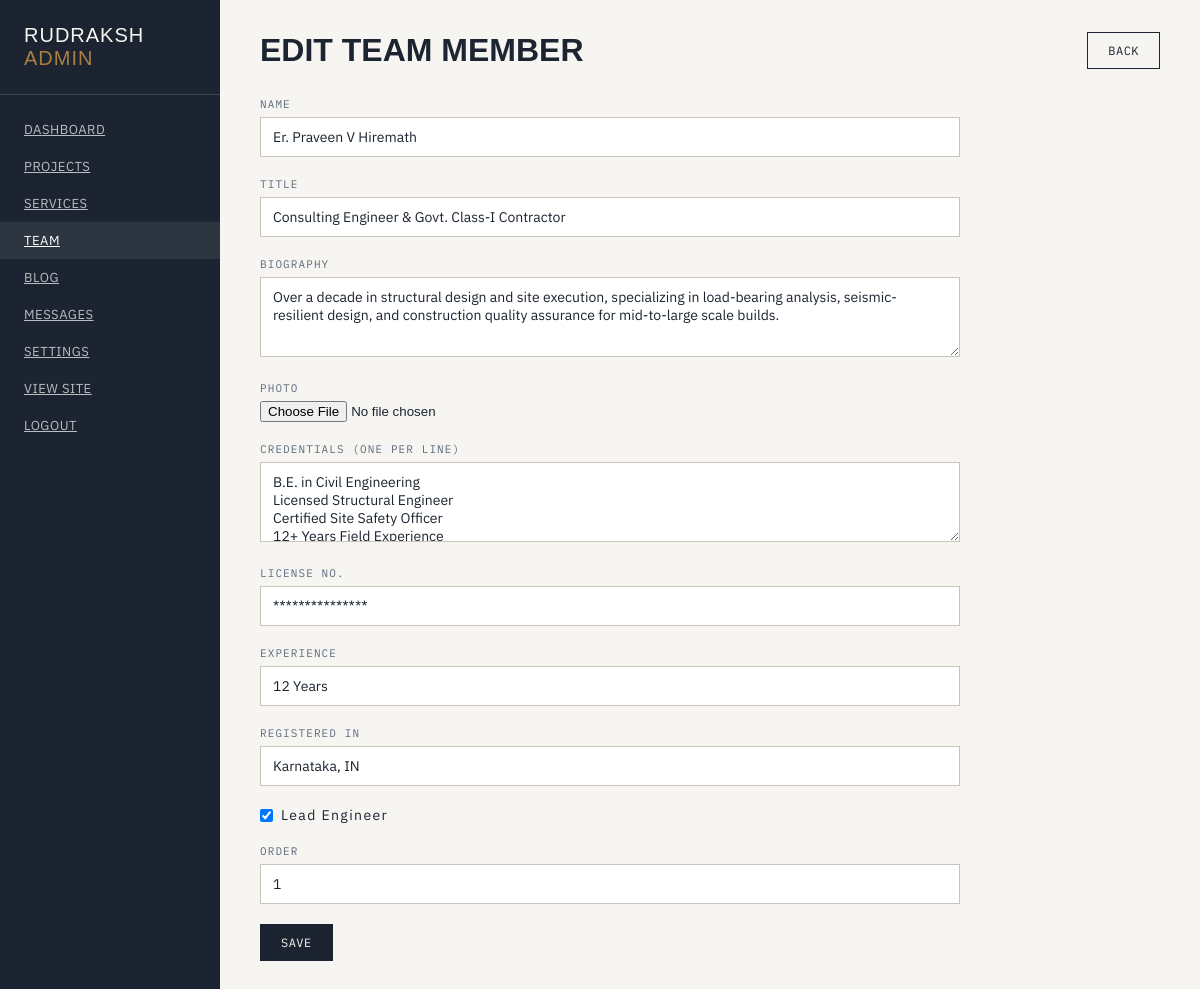
Page /admin/team/edit/1 (signed in) on the earlier database version.
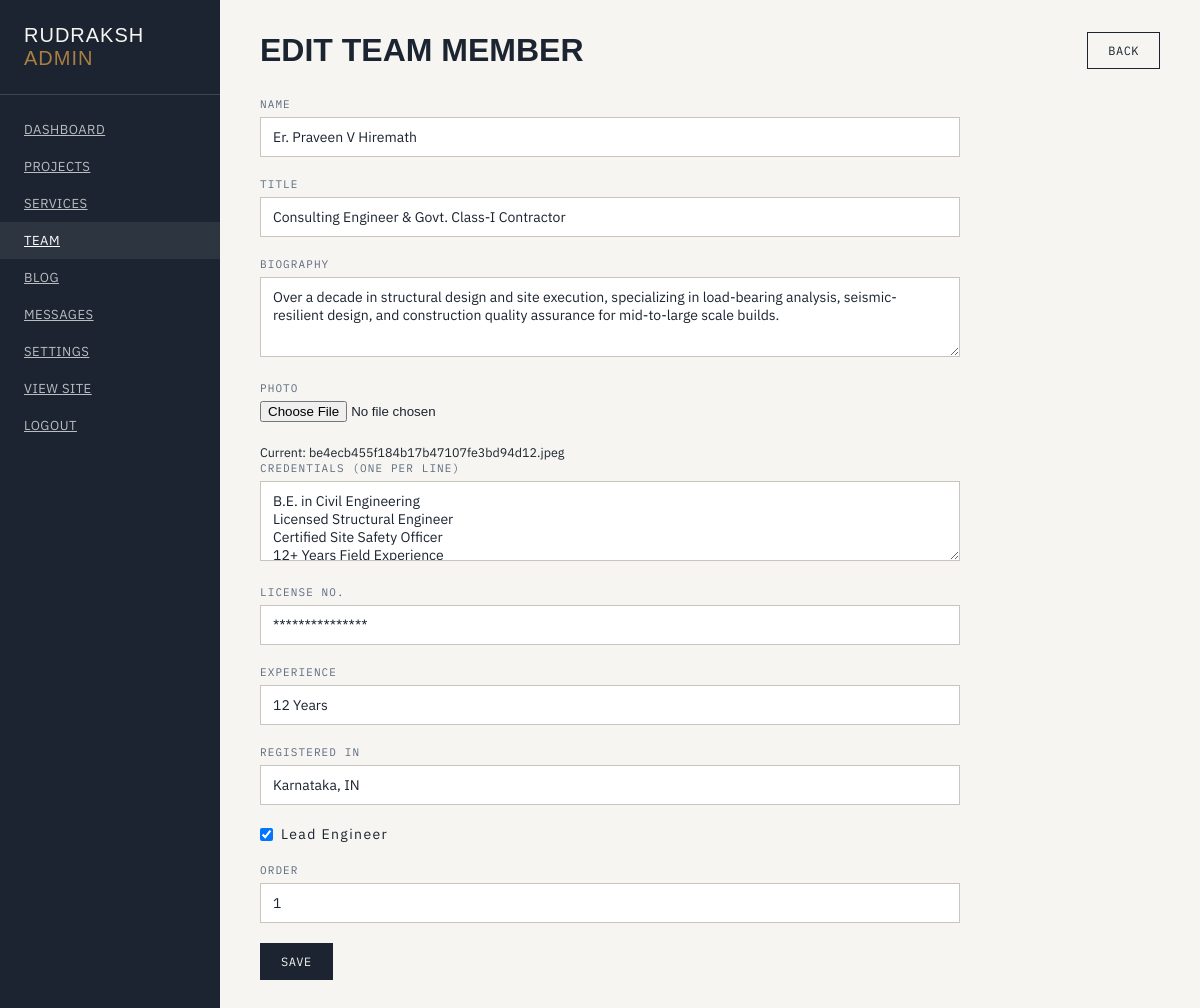
Same page on the later database version.
### app/models.py (models this page shows)
class TeamMember(db.Model):
    id = db.Column(db.Integer, primary_key=True)
    name = db.Column(db.String(200), nullable=False)
    title = db.Column(db.String(200))
    bio = db.Column(db.Text)
    image = db.Column(db.String(300))
    credentials = db.Column(db.Text)
    license_no = db.Column(db.String(100))
    experience = db.Column(db.String(100))
    registered_in = db.Column(db.String(200))
    is_lead = db.Column(db.Boolean, default=False)
    order = db.Column(db.Integer, default=0)

### app/routes/admin.py (the view, shortened to what this page needs)
@admin_bp.route('/team/edit/<int:id>', methods=['GET', 'POST'])
@login_required
def team_edit(id):
    member = TeamMember.query.get_or_404(id)
    form = TeamForm(obj=member)
    return render_template('admin/team_form.html', form=form, member=member)

### app/forms.py
class TeamForm(FlaskForm):
    name = StringField('Full Name', validators=[DataRequired(), Length(max=200)])
    title = StringField('Job Title', validators=[Optional(), Length(max=200)])
    bio = TextAreaField('Biography', validators=[Optional()])
    image = FileField('Photo')
    credentials = TextAreaField('Credentials (one per line)', validators=[Optional()])
    license_no = StringField('License Number', validators=[Optional(), Length(max=100)])
    experience = StringField('Experience', validators=[Optional(), Length(max=100)])
    registered_in = StringField('Registered In', validators=[Optional(), Length(max=200)])
    is_lead = BooleanField('Lead Engineer')
    order = IntegerField('Display Order', default=0)

### app/models.py (called while the page is built)
@login_manager.user_loader
def load_user(user_id):
    return User.query.get(int(user_id))

    @classmethod
    def get(cls, key, default=''):
        setting = cls.query.filter_by(key=key).first()
        return setting.value if setting else default

### app/templates/admin/team_form.html (shortened to what this page needs)
{% extends "admin/base.html" %}
{% block content %}
<div class="page-header">
  <h1>{% if member %}Edit Team Member{% else %}New Team Member{% endif %}</h1>
  <a href="{{ url_for('admin.team') }}" class="btn">Back</a>
</div>
<form method="POST" enctype="multipart/form-data" class="admin-form">
  <div class="field"><label>Name</label>{{ form.name }}</div>
  <div class="field"><label>Title</label>{{ form.title }}</div>
  <div class="field"><label>Biography</label>{{ form.bio }}</div>
  <div class="field"><label>Photo</label>{{ form.image }}</div>
  {% if member and member.image %}
    <p><small>Current: {{ member.image }}</small></p>
  {% endif %}
  <div class="field"><label>Credentials (one per line)</label>{{ form.credentials }}</div>
  <div class="field"><label>License No.</label>{{ form.license_no }}</div>
  <div class="field"><label>Experience</label>{{ form.experience }}</div>
  <div class="field"><label>Registered In</label>{{ form.registered_in }}</div>
  <div class="field checkbox"><label>{{ form.is_lead }} Lead Engineer</label></div>
  <div class="field"><label>Order</label>{{ form.order }}</div>
  <button type="submit" class="btn btn-primary">Save</button>
</form>
{% endblock %}

Differences in the rows shown:
changed TeamMember "Er. Praveen V Hiremath": image (not shown) → "be4ecb455f184b17b47107fe3bd94d12.jpeg"
Other differences:
text now shown: "Current:"
